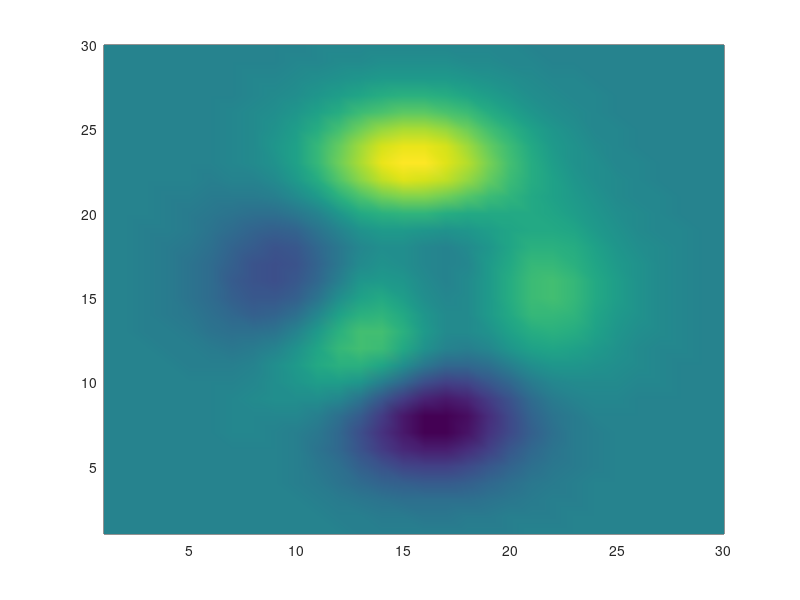

Reproduce this figure in MATLAB. (Note: this script raises an error after producing the figure.)
%=============================================================================
% Copyright (c) 2016-present Allan CORNET (Nelson)
%=============================================================================
% This file is part of Nelson.
%=============================================================================
% LICENCE_BLOCK_BEGIN
% SPDX-License-Identifier: LGPL-3.0-or-later
% LICENCE_BLOCK_END
%=============================================================================
% <--ADV-CLI MODE-->
%=============================================================================
% Non-regression: exporting a `shading interp` surface through the software
% raster (saveas / print, which paints with RenderWeb) must keep the smooth
% per-pixel colour gradient. A prior bug gated the interpolating z-buffer raster
% on !webglSurface; since the WebGL geometry pass always succeeds, that raster
% was dead and every captured surface fell back to the flat per-quad polygon
% path, collapsing the gradient to one colour per cell. An interpolated frame
% has hundreds of distinct colours across a mid-gradient scanline; a flat one
% has only a handful.
%=============================================================================
close all;
f = figure('Visible', 'off');
set(f, 'Position', [100 100 480 480], 'Color', [1 1 1]);
pcolor(peaks(30));
shading interp;
colormap(parula);
axis off;
drawnow();
%=============================================================================
png = [tempname(), '.png'];
saveas(f, png);
asserts.istrue(isfile(png));
C = imread(png);
%=============================================================================
% Central horizontal band, away from the transparent margins.
row = round(size(C, 1) * 0.5);
c1 = round(size(C, 2) * 0.15);
c2 = round(size(C, 2) * 0.85);
band = double(squeeze(C(row, c1:c2, :)));
distinctColors = size(unique(band, 'rows'), 1);
% Interpolated: hundreds of shades. Flat regression: only a few dozen. The gap
% is wide, so a conservative threshold cleanly rejects the flat failure mode.
asserts.istrue(distinctColors > 150);
%=============================================================================
% Adjacent pixels must vary gradually (interpolation), never in flat plateaus:
% the mean absolute step between neighbours is small but non-zero.
steps = abs(diff(band, 1, 1));
meanStep = mean(steps(:));
asserts.istrue(meanStep > 0);
asserts.istrue(meanStep < 20);
%=============================================================================
if isfile(png)
  rmfile(png);
end
close(f);
%=============================================================================
